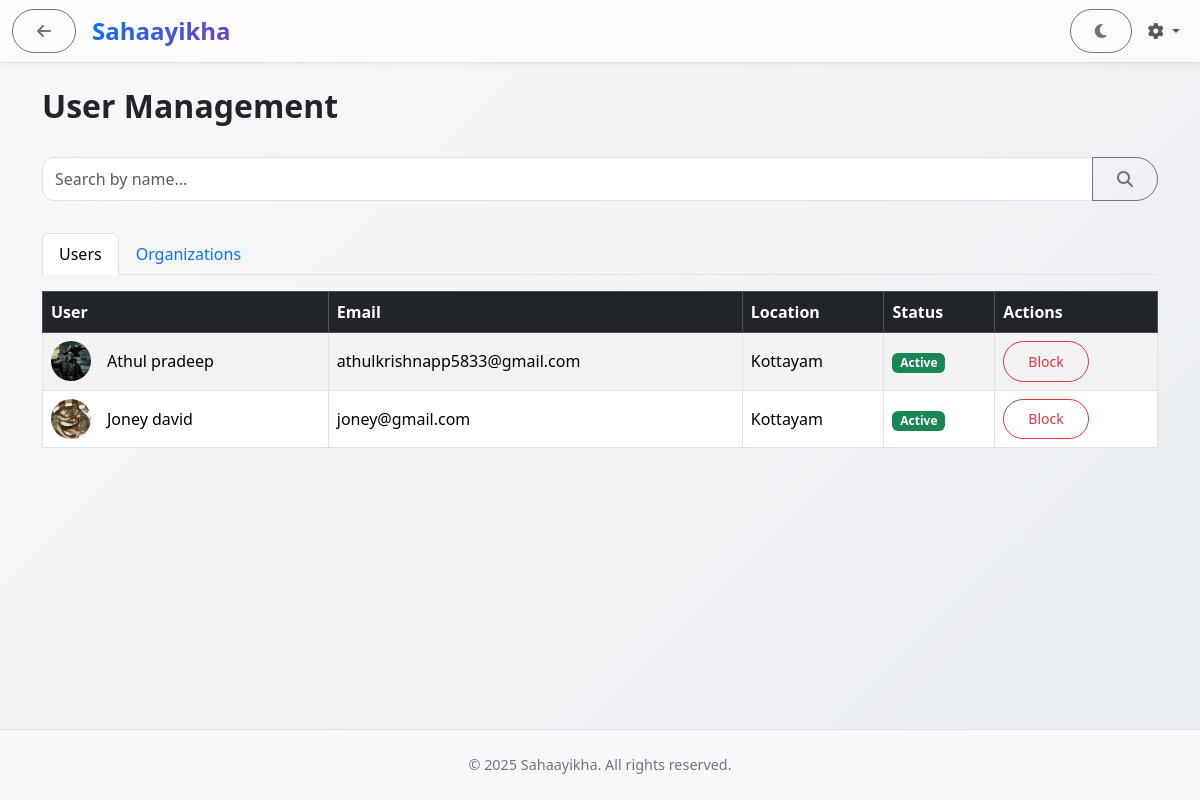
Page /admin/manage_users (signed in) on the committed database.
### app/models.py (models this page shows, shortened)
class User(UserMixin, db.Model):
    __tablename__ = "users"
    user_id = db.Column(db.Integer, primary_key=True)
    first_name = db.Column(db.String(255), nullable=False)
    last_name = db.Column(db.String(255))
    email = db.Column(db.String(255), unique=True, nullable=False)
    password = db.Column(db.String(255), nullable=False)
    phone = db.Column(db.String(50))
    location = db.Column(db.String(255))
    profile_picture = db.Column(db.String(255), nullable=True)
    status = db.Column(db.String(50), default="Active")
    created_at = db.Column(db.DateTime, default=datetime.utcnow)
    fcm_token = db.Column(db.String(255), nullable=True)
    otp = db.Column(db.String(6), nullable=True)
    otp_expiry = db.Column(db.DateTime, nullable=True)
    is_verified = db.Column(db.Boolean, default=False)
    items = db.relationship("Item", backref="owner", lazy="dynamic")
    bookmarks = db.relationship("Bookmark", backref="user", lazy="dynamic")
    messages = db.relationship(
        "ChatMessage",
        primaryjoin="and_(User.user_id==foreign(ChatMessage.sender_id), ChatMessage.sender_type=='user')",
        lazy="dynamic",
        overlaps="org_sender"
    )
    feedbacks = db.relationship("Feedback", backref="user", lazy="dynamic")
    reports = db.relationship("Report", backref="reporter", lazy="dynamic")
    category_follows = db.relationship("CategoryFollow", backref="user", lazy="dynamic")
    notifications = db.relationship("Notification", backref="user", lazy="dynamic")
    login_logs = db.relationship("LoginLog", backref="user", lazy="dynamic")

### app/routes.py (the view)
@main.route("/admin/manage_users")
@login_required
@role_required("admin")
def admin_manage_users():
    search_query = request.args.get('search', '')
    user_query = User.query
    if search_query:
        user_query = user_query.filter(or_(User.first_name.ilike(f'%{search_query}%'), User.last_name.ilike(f'%{search_query}%')))
    users = user_query.order_by(User.first_name).all()
    org_query = Organization.query
    if search_query:
        org_query = org_query.filter(Organization.name.ilike(f'%{search_query}%'))
    organizations = org_query.order_by(Organization.name).all()
    return render_template("admin/manage_users.html", users=users, organizations=organizations)

### app/routes.py (called while the page is built)
@login_manager.user_loader
def load_user(user_id):
    try:
        prefix, id_str = user_id.split(":")
        id_val = int(id_str)
    except Exception:
        return None
    if prefix == "user":
        return User.query.get(id_val)
    if prefix == "admin":
        return Admin.query.get(id_val)
    if prefix == "org":
        return Organization.query.get(id_val)
    return None

@main.context_processor
def inject_unread_count():
    unread_count = 0
    if current_user.is_authenticated and current_user.__class__.__name__ == 'User':
        from app.models import Notification
        unread_count = Notification.query.filter_by(user_id=current_user.user_id, status="Unread").count()
    from app.forms import CATEGORIES
    category_suggestions = [c[0] for c in CATEGORIES if c[0]]
    return dict(unread_count=unread_count, categories=category_suggestions)

@main.context_processor
def inject_globals():
    unread_count = 0
    if current_user.is_authenticated and current_user.__class__.__name__ == 'User':
        from app.models import Notification
        unread_count = Notification.query.filter_by(user_id=current_user.user_id, status="Unread").count()
    from app.forms import CATEGORIES
    category_suggestions = [c[1] for c in CATEGORIES if c[0]]
    return dict(unread_count=unread_count, categories=category_suggestions)

def role_required(role):
    def decorator(f):
        @wraps(f)
        def wrapped(*args, **kwargs):
            if not current_user.is_authenticated:
                return login_manager.unauthorized()
            obj = current_user._get_current_object()
            if role == "admin" and not isinstance(obj, Admin):
                abort(403)
            if role == "org" and not isinstance(obj, Organization):
                abort(403)
            if role == "user" and not isinstance(obj, User):
                abort(403)
            return f(*args, **kwargs)
        return wrapped
    return decorator

### app/templates/admin/manage_users.html (shortened to what this page needs)
{% extends "base.html" %}
{% block content %}
<div class="container py-4">
    <div class="d-flex justify-content-between align-items-center mb-4">
        <h2 class="fw-bold">User Management</h2>
    </div>
    <form method="GET" action="{{ url_for('main.admin_manage_users') }}" class="search-form">
        <div class="input-group">
            <input type="text" class="form-control" name="search" placeholder="Search by name..." value="{{ request.args.get('search', '') }}">
            <button class="btn btn-outline-secondary" type="submit"><i class="fas fa-search"></i></button>
        </div>
    </form>
    <ul class="nav nav-tabs mb-3" id="myTab" role="tablist">
        <li class="nav-item" role="presentation">
            <button class="nav-link active" id="users-tab" data-bs-toggle="tab" data-bs-target="#users" type="button" role="tab">Users</button>
        </li>
        <li class="nav-item" role="presentation">
            <button class="nav-link" id="orgs-tab" data-bs-toggle="tab" data-bs-target="#orgs" type="button" role="tab">Organizations</button>
        </li>
    </ul>
    <div class="tab-content" id="myTabContent">
        <div class="tab-pane fade show active" id="users" role="tabpanel">
            <div class="table-responsive">
                <table class="table table-striped table-bordered align-middle">
                    <thead class="table-dark">
                        <tr>
                            <th>User</th>
                            <th>Email</th>
                            <th>Location</th>
                            <th>Status</th>
                            <th>Actions</th>
                        </tr>
                    </thead>
                    <tbody>
                        {% for user in users %}
                        <tr>
                            <td>
                                <div class="d-flex align-items-center">
                                    <img src="{{ url_for('static', filename=user.profile_picture or 'images/users_placeholder.png') }}" alt="{{ user.first_name }}" class="user-avatar">
                                    {{ user.first_name }} {{ user.last_name }}
                                </div>
                            </td>
                            <td>{{ user.email }}</td>
                            <td>{{ user.location }}</td>
                            <td>
                                {% if user.status == 'Active' %}
                                    <span class="badge bg-success">{{ user.status }}</span>
                                {% else %}
                                    <span class="badge bg-danger">{{ user.status }}</span>
                                {% endif %}
                            </td>
                            <td>
                                <form action="{{ url_for('main.admin_toggle_user_status', user_id=user.user_id) }}" method="POST">
                                    <button type="submit" class="btn btn-sm {% if user.status == 'Active' %}btn-outline-danger{% else %}btn-outline-success{% endif %}">
                                        {% if user.status == 'Active' %}Block{% else %}Unblock{% endif %}
                                    </button>
                                </form>
                            </td>
                        </tr>
                        {% else %}
                        <tr><td colspan="5" class="text-center text-muted">No users found.</td></tr>
                        {% endfor %}
                    </tbody>
                </table>
            </div>
        </div>
    </div>
</div>
{% endblock %}

### app/static/css/style.css (style rules this page uses)
body { font-family: 'Segoe UI', Tahoma, Geneva, Verdana, sans-serif; background: linear-gradient(135deg, #f8f9fa, #e9ecef); min-height: 100vh; display: flex; flex-direction: column; transition: background 0.3s ease, color 0.3s ease; }
.btn { border-radius: 50px; font-weight: 500; padding: 0.55rem 1.5rem; transition: all 0.25s ease; }
form .form-control, form .form-select { border-radius: 12px; box-shadow: none; transition: all 0.25s ease; }
* { transition: all 0.25s ease; }

### app/templates/base.html (style rules this page uses)
html, body { height: 100%; }
body { display: flex; flex-direction: column; }
.nav-link { font-weight: 500; transition: color 0.2s ease; }

### app/templates/admin/manage_users.html (style rules this page uses)
.search-form { margin-bottom: 2rem; }
.user-avatar { width: 40px; height: 40px; border-radius: 50%; object-fit: cover; margin-right: 1rem; }

### rows in the picture
User: profile_picture (picture), first_name "Athul", last_name "pradeep", email "athulkrishnapp5833@gmail.com", location "Kottayam", status "Active", shows "Block"
User: profile_picture (picture), first_name "Joney", last_name "david", email "joney@gmail.com", location "Kottayam", status "Active", shows "Block"
